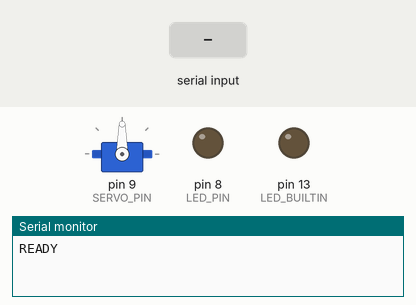
This sketch was run on a simulated Arduino Uno, built with avr-gcc and run on an emulated ATmega328P. On the bench: servo, output pins drawn as LEDs (lit = HIGH), the last lines printed to the serial monitor. Inputs (shaded band) come from the test bench.

Above: at 4.4 s.
4.5 s: "90,45\n" received over Serial
At 5.6 s:
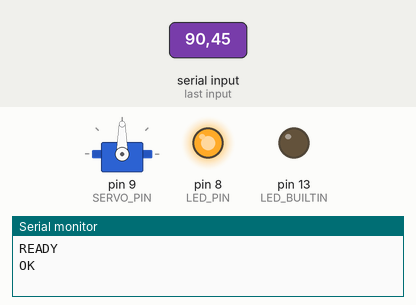
6.0 s: "30,150\n" received over Serial
At 6.8 s:
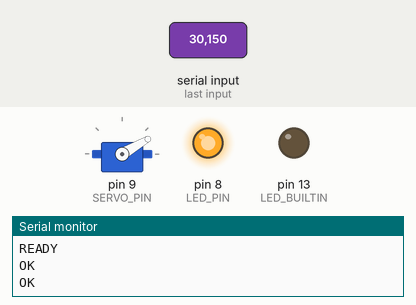
7.5 s: "CTRL,90,45\n" received over Serial
At 7.9 s:
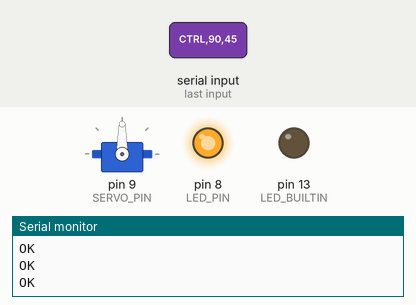
Timing chart, 0 to 10.5 s (numbered marks = the images above; inputs shaded):
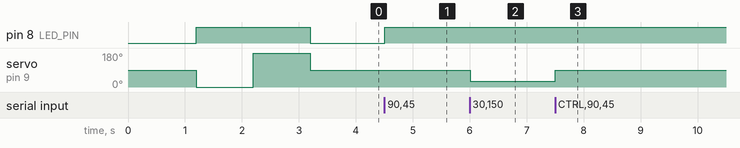

The sketch:

UnityDataDrivenActuators.ino
```cpp
#include <Servo.h>
#include <stdio.h>

// Unity Data Driven Actuators
// Receives newline-terminated command from Unity: CTRL,<servoAngle>,<lightState>
// Example: CTRL,120,1
// Also accepts compatibility formats: <servoAngle>,<lightState> and x,y,z,light

const int SERVO_PIN = 9;
const int LED_PIN = 8;
const bool RUN_STARTUP_SELF_TEST = true;

const int SERIAL_BUFFER_SIZE = 32;
char serialBuffer[SERIAL_BUFFER_SIZE];
int serialBufferIndex = 0;

int servoAngle = 90;
int lightState = 0;

Servo myServo;

const float UNITY_X_MIN = -10.0f;
const float UNITY_X_MAX = 10.0f;

int mapUnityXToServo(float xValue) {
  if (UNITY_X_MAX <= UNITY_X_MIN) {
    return 90;
  }

  float normalized = (xValue - UNITY_X_MIN) / (UNITY_X_MAX - UNITY_X_MIN);
  int mapped = (int)(normalized * 180.0f);
  return constrain(mapped, 0, 180);
}

bool parseControlCommand(const char* line, int& nextServoAngle, int& nextLightState) {
  int parsedServo = 0;
  int parsedLight = 0;
  float parsedX = 0.0f;
  float parsedY = 0.0f;
  float parsedZ = 0.0f;

  if (sscanf(line, "CTRL,%d,%d", &parsedServo, &parsedLight) == 2) {
    nextServoAngle = constrain(parsedServo, 0, 180);
    nextLightState = (parsedLight != 0) ? 1 : 0;
    return true;
  }

  if (sscanf(line, "%d,%d", &parsedServo, &parsedLight) == 2) {
    nextServoAngle = constrain(parsedServo, 0, 180);
    nextLightState = (parsedLight != 0) ? 1 : 0;
    return true;
  }

  if (sscanf(line, "%f,%f,%f,%d", &parsedX, &parsedY, &parsedZ, &parsedLight) == 4) {
    nextServoAngle = mapUnityXToServo(parsedX);
    nextLightState = (parsedLight != 0) ? 1 : 0;
    return true;
  }

  return false;
}

void handleIncomingUnityData(const char* line) {
  if (strcmp(line, "PING") == 0) {
    Serial.println("READY");
    return;
  }

  int nextServoAngle = 90;
  int nextLightState = 0;

  if (!parseControlCommand(line, nextServoAngle, nextLightState)) {
    return;
  }

  servoAngle = nextServoAngle;
  lightState = nextLightState;
  digitalWrite(LED_BUILTIN, HIGH);
  Serial.println("OK");
  delay(5);
  digitalWrite(LED_BUILTIN, LOW);
}

void processIncomingSerial() {
  while (Serial.available() > 0) {
    char incomingChar = (char)Serial.read();

    if (incomingChar == '\r') {
      continue;
    }

    if (incomingChar == '\n') {
      serialBuffer[serialBufferIndex] = '\0';

      if (serialBufferIndex > 0) {
        handleIncomingUnityData(serialBuffer);
      }

      serialBufferIndex = 0;
    } else if (serialBufferIndex < SERIAL_BUFFER_SIZE - 1) {
      serialBuffer[serialBufferIndex++] = incomingChar;
    } else {
      // If a line is too long, reset and wait for the next message.
      serialBufferIndex = 0;
    }
  }
}

void updateActuators() {
  myServo.write(servoAngle);
  digitalWrite(LED_PIN, lightState ? HIGH : LOW);
}

void setup() {
  pinMode(LED_BUILTIN, OUTPUT);
  pinMode(LED_PIN, OUTPUT);
  myServo.attach(SERVO_PIN);

  Serial.begin(115200);
  delay(1200);
  Serial.println("READY");

  if (RUN_STARTUP_SELF_TEST) {
    digitalWrite(LED_PIN, HIGH);
    myServo.write(0);
    delay(1000);
    myServo.write(180);
    delay(1000);
    myServo.write(90);
    digitalWrite(LED_PIN, LOW);
  }

  myServo.write(servoAngle);
  digitalWrite(LED_PIN, LOW);
}

void loop() {
  processIncomingSerial();
  updateActuators();
}
```

Measured:
- after the input at 4.5 s, pin 8 (LED_PIN): LOW → HIGH at once
- after the input at 6.0 s, servo on pin 9 (SERVO_PIN): 90° → 30° at once
- after the input at 7.5 s, servo on pin 9 (SERVO_PIN): 30° → 90° at once
